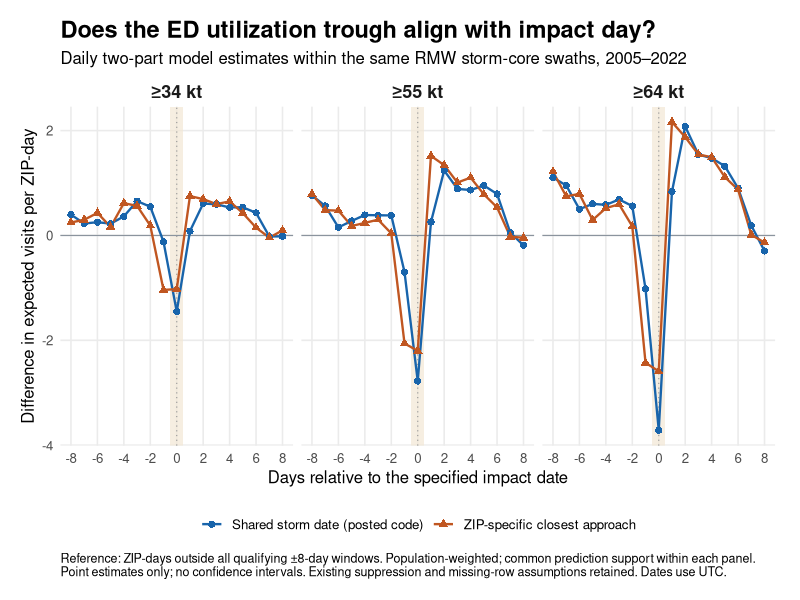
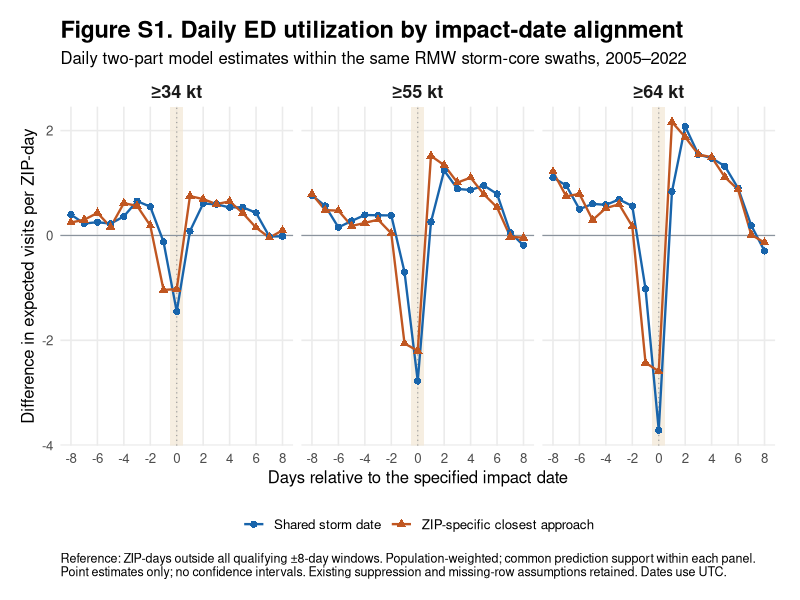

The R script that drew these images, in order:
# Re-render the saved diagnostic without refitting the models.
suppressPackageStartupMessages({library(data.table);library(ggplot2)})
res <- fread("output/event_time/daily_estimates.csv")
summary <- fread("output/event_time/timing_summary.csv")
audit <- fread("output/event_time/sample_audit.csv")
log_note <- function(...) cat(...,"\n")
res[,threshold_label:=factor(paste0("\u2265",threshold," kt"),
                              levels=paste0("\u2265",c(34,55,64)," kt"))]
res[,alignment_label:=factor(alignment,levels=c("shared","local"),
             labels=c("Shared storm date (posted code)","ZIP-specific closest approach"))]
p <- ggplot(res,aes(day,difference,color=alignment_label,shape=alignment_label))+
  annotate("rect",xmin=-.5,xmax=.5,ymin=-Inf,ymax=Inf,fill="#f2e7d4",alpha=.7)+
  geom_hline(yintercept=0,color="#8b949e",linewidth=.4)+
  geom_vline(xintercept=0,color="#999999",linewidth=.4,linetype="dotted")+
  geom_line(linewidth=.8)+geom_point(size=2.1)+
  facet_wrap(~threshold_label,nrow=1)+
  scale_color_manual(values=c("#1864ab","#c05621"))+
  scale_shape_manual(values=c(16,17))+
  scale_x_continuous(breaks=seq(-8,8,2))+
  labs(title="Does the ED utilization trough align with impact day?",
       subtitle="Daily two-part model estimates within the same RMW storm-core swaths, 2005\u20132022",
       x="Days relative to the specified impact date",
       y="Difference in expected visits per ZIP-day",
       color=NULL,shape=NULL,
       caption=paste("Reference: ZIP-days outside all qualifying \u00b18-day windows. Population-weighted; common prediction support within each panel.",
                     "Point estimates only; no confidence intervals. Existing suppression and missing-row assumptions retained. Dates use UTC.",sep="\n"))+
  theme_minimal(base_size=12)+
  theme(legend.position="bottom",panel.grid.minor=element_blank(),
        plot.title=element_text(face="bold",size=17),
        strip.text=element_text(face="bold",size=13),
        plot.caption=element_text(hjust=0,size=9),plot.margin=margin(15,18,15,15))
ggsave("figs/daily_event_time_alignment.png",p,width=12.5,height=5.9,dpi=300,
       device=ragg::agg_png,bg="white")
si <- copy(res)
si[,alignment_label := factor(alignment,levels=c("shared","local"),
             labels=c("Shared storm date","ZIP-specific closest approach"))]
p_si <- p %+% si
p_si <- p_si + labs(title="Figure S1. Daily ED utilization by impact-date alignment")
ggsave("figs/FigS1_daily_event_time_alignment.png",p_si,
       width=12.5,height=5.9,dpi=300,device=ragg::agg_png,bg="white")
print(summary); print(audit)
capture.output(sessionInfo(),file="output/event_time/session_info.txt")
log_note("Saved daily event-time plot and estimates.")
